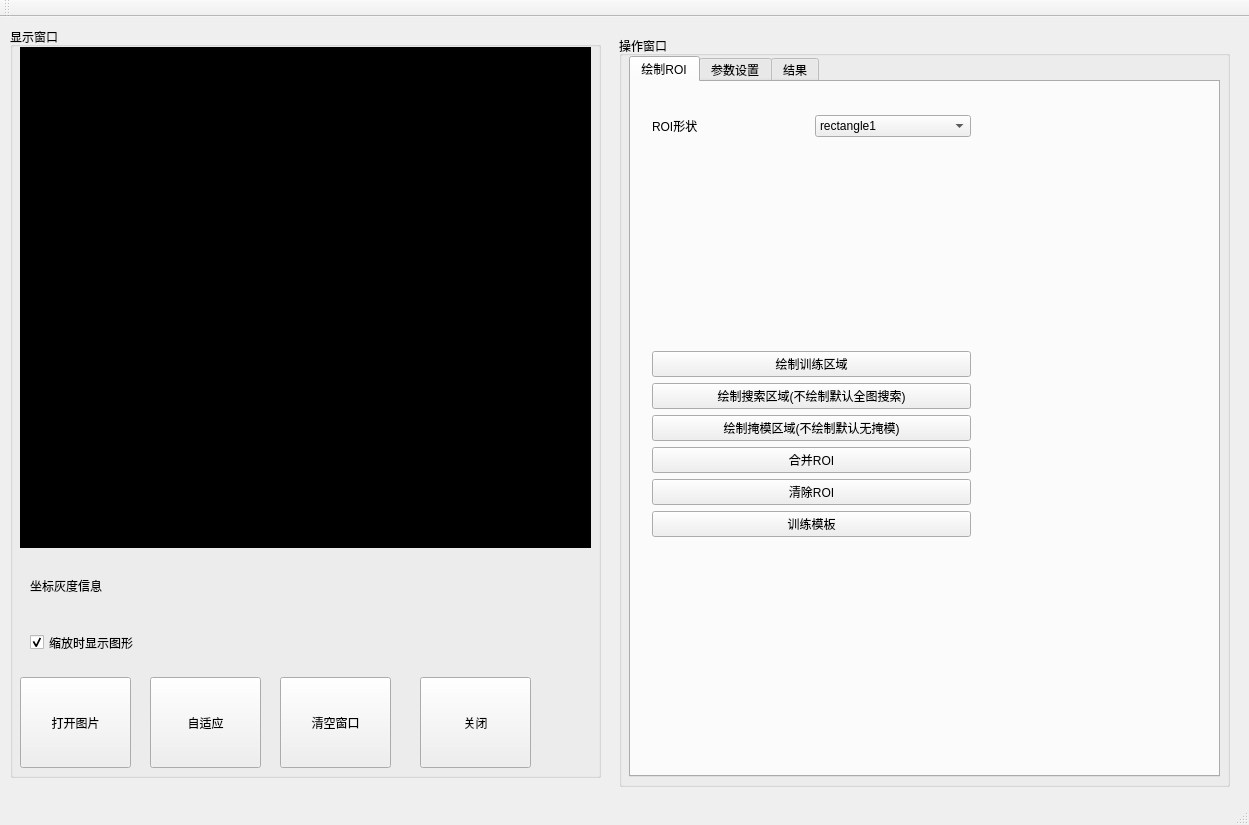
<?xml version="1.0" encoding="UTF-8"?>
<ui version="4.0">
 <class>TemplateWindowClass</class>
 <widget class="QMainWindow" name="TemplateWindowClass">
  <property name="geometry">
   <rect>
    <x>0</x>
    <y>0</y>
    <width>1249</width>
    <height>825</height>
   </rect>
  </property>
  <property name="windowTitle">
   <string>TemplateWindow</string>
  </property>
  <widget class="QWidget" name="centralWidget">
   <widget class="QGroupBox" name="groupBox">
    <property name="geometry">
     <rect>
      <x>10</x>
      <y>10</y>
      <width>591</width>
      <height>751</height>
     </rect>
    </property>
    <property name="title">
     <string>显示窗口</string>
    </property>
    <widget class="CMyLabel" name="lbl_Window">
     <property name="geometry">
      <rect>
       <x>10</x>
       <y>20</y>
       <width>571</width>
       <height>501</height>
      </rect>
     </property>
     <property name="styleSheet">
      <string notr="true">background-color: rgb(0, 0, 0);</string>
     </property>
     <property name="text">
      <string/>
     </property>
    </widget>
    <widget class="QPushButton" name="pBtn_ReadImage">
     <property name="geometry">
      <rect>
       <x>10</x>
       <y>650</y>
       <width>111</width>
       <height>91</height>
      </rect>
     </property>
     <property name="text">
      <string>打开图片</string>
     </property>
    </widget>
    <widget class="QPushButton" name="pBtn_FitImage">
     <property name="geometry">
      <rect>
       <x>140</x>
       <y>650</y>
       <width>111</width>
       <height>91</height>
      </rect>
     </property>
     <property name="text">
      <string>自适应</string>
     </property>
    </widget>
    <widget class="QLabel" name="lbl_Status">
     <property name="geometry">
      <rect>
       <x>20</x>
       <y>550</y>
       <width>561</width>
       <height>18</height>
      </rect>
     </property>
     <property name="text">
      <string>坐标灰度信息</string>
     </property>
    </widget>
    <widget class="QPushButton" name="btn_ClearWindow">
     <property name="geometry">
      <rect>
       <x>270</x>
       <y>650</y>
       <width>111</width>
       <height>91</height>
      </rect>
     </property>
     <property name="text">
      <string>清空窗口</string>
     </property>
    </widget>
    <widget class="QCheckBox" name="ckb_ShowObj">
     <property name="geometry">
      <rect>
       <x>20</x>
       <y>600</y>
       <width>131</width>
       <height>31</height>
      </rect>
     </property>
     <property name="text">
      <string>缩放时显示图形</string>
     </property>
     <property name="checked">
      <bool>true</bool>
     </property>
    </widget>
    <widget class="QPushButton" name="btn_Hide">
     <property name="geometry">
      <rect>
       <x>410</x>
       <y>650</y>
       <width>111</width>
       <height>91</height>
      </rect>
     </property>
     <property name="text">
      <string>关闭</string>
     </property>
    </widget>
   </widget>
   <widget class="QGroupBox" name="groupBox_2">
    <property name="geometry">
     <rect>
      <x>619</x>
      <y>19</y>
      <width>611</width>
      <height>751</height>
     </rect>
    </property>
    <property name="title">
     <string>操作窗口</string>
    </property>
    <widget class="QTabWidget" name="tabWidget_2">
     <property name="geometry">
      <rect>
       <x>10</x>
       <y>20</y>
       <width>591</width>
       <height>721</height>
      </rect>
     </property>
     <property name="currentIndex">
      <number>0</number>
     </property>
     <widget class="QWidget" name="tab_10">
      <attribute name="title">
       <string>绘制ROI</string>
      </attribute>
      <widget class="QWidget" name="layoutWidget">
       <property name="geometry">
        <rect>
         <x>10</x>
         <y>22</y>
         <width>341</width>
         <height>651</height>
        </rect>
       </property>
       <layout class="QVBoxLayout" name="verticalLayout_6">
        <item>
         <layout class="QHBoxLayout" name="horizontalLayout_5">
          <item>
           <widget class="QLabel" name="label_28">
            <property name="text">
             <string>ROI形状</string>
            </property>
           </widget>
          </item>
          <item>
           <widget class="QComboBox" name="cmb_RoiShape_Template">
            <item>
             <property name="text">
              <string>rectangle1</string>
             </property>
            </item>
            <item>
             <property name="text">
              <string>rectangle2</string>
             </property>
            </item>
            <item>
             <property name="text">
              <string>circle</string>
             </property>
            </item>
            <item>
             <property name="text">
              <string>ellipse</string>
             </property>
            </item>
            <item>
             <property name="text">
              <string>polygon</string>
             </property>
            </item>
           </widget>
          </item>
         </layout>
        </item>
        <item>
         <spacer name="verticalSpacer">
          <property name="orientation">
           <enum>Qt::Vertical</enum>
          </property>
          <property name="sizeHint" stdset="0">
           <size>
            <width>20</width>
            <height>78</height>
           </size>
          </property>
         </spacer>
        </item>
        <item>
         <layout class="QVBoxLayout" name="verticalLayout_5">
          <item>
           <widget class="QPushButton" name="btn_DrawTrainRoi_Template">
            <property name="text">
             <string>绘制训练区域</string>
            </property>
           </widget>
          </item>
          <item>
           <widget class="QPushButton" name="btn_DrawSearchRoi_Template">
            <property name="text">
             <string>绘制搜索区域(不绘制默认全图搜索)</string>
            </property>
           </widget>
          </item>
          <item>
           <widget class="QPushButton" name="btn_DrawShaddowRoi_Template">
            <property name="text">
             <string>绘制掩模区域(不绘制默认无掩模)</string>
            </property>
           </widget>
          </item>
          <item>
           <widget class="QPushButton" name="btn_UnionRoi_Template">
            <property name="text">
             <string>合并ROI</string>
            </property>
           </widget>
          </item>
          <item>
           <widget class="QPushButton" name="btn_ClearRoi_Template">
            <property name="text">
             <string>清除ROI</string>
            </property>
           </widget>
          </item>
          <item>
           <widget class="QPushButton" name="btn_Train_Template">
            <property name="text">
             <string>训练模板</string>
            </property>
           </widget>
          </item>
         </layout>
        </item>
        <item>
         <spacer name="verticalSpacer_2">
          <property name="orientation">
           <enum>Qt::Vertical</enum>
          </property>
          <property name="sizeHint" stdset="0">
           <size>
            <width>20</width>
            <height>58</height>
           </size>
          </property>
         </spacer>
        </item>
       </layout>
      </widget>
     </widget>
     <widget class="QWidget" name="tab_7">
      <attribute name="title">
       <string>参数设置</string>
      </attribute>
      <widget class="QWidget" name="layoutWidget_2">
       <property name="geometry">
        <rect>
         <x>22</x>
         <y>12</y>
         <width>531</width>
         <height>661</height>
        </rect>
       </property>
       <layout class="QHBoxLayout" name="horizontalLayout">
        <item>
         <layout class="QVBoxLayout" name="verticalLayout_2">
          <item>
           <widget class="QLabel" name="label">
            <property name="text">
             <string>匹配方式</string>
            </property>
           </widget>
          </item>
          <item>
           <widget class="QLabel" name="label_2">
            <property name="text">
             <string>金字塔(-1默认auto)</string>
            </property>
           </widget>
          </item>
          <item>
           <widget class="QLabel" name="label_3">
            <property name="text">
             <string>起始角度</string>
            </property>
           </widget>
          </item>
          <item>
           <widget class="QLabel" name="label_4">
            <property name="text">
             <string>终止角度</string>
            </property>
           </widget>
          </item>
          <item>
           <widget class="QLabel" name="label_5">
            <property name="text">
             <string>角度步长(0默认auto)</string>
            </property>
           </widget>
          </item>
          <item>
           <widget class="QLabel" name="label_6">
            <property name="text">
             <string>最小行缩放</string>
            </property>
           </widget>
          </item>
          <item>
           <widget class="QLabel" name="label_7">
            <property name="text">
             <string>最大行缩放</string>
            </property>
           </widget>
          </item>
          <item>
           <widget class="QLabel" name="label_8">
            <property name="text">
             <string>行方向缩放步长(0默认auto)</string>
            </property>
           </widget>
          </item>
          <item>
           <widget class="QLabel" name="label_9">
            <property name="text">
             <string>最小列缩放</string>
            </property>
           </widget>
          </item>
          <item>
           <widget class="QLabel" name="label_10">
            <property name="text">
             <string>最大列缩放</string>
            </property>
           </widget>
          </item>
          <item>
           <widget class="QLabel" name="label_11">
            <property name="text">
             <string>列方向缩放步长(0默认auto)</string>
            </property>
           </widget>
          </item>
          <item>
           <widget class="QLabel" name="label_12">
            <property name="text">
             <string>优化算法</string>
            </property>
           </widget>
          </item>
          <item>
           <widget class="QLabel" name="label_13">
            <property name="text">
             <string>极性</string>
            </property>
           </widget>
          </item>
          <item>
           <widget class="QLabel" name="label_14">
            <property name="text">
             <string>对比度(0默认auto)</string>
            </property>
           </widget>
          </item>
          <item>
           <widget class="QLabel" name="label_15">
            <property name="text">
             <string>最小对比度(0默认auto)</string>
            </property>
           </widget>
          </item>
          <item>
           <widget class="QLabel" name="label_22">
            <property name="text">
             <string>最小分数</string>
            </property>
           </widget>
          </item>
          <item>
           <widget class="QLabel" name="label_23">
            <property name="text">
             <string>匹配个数</string>
            </property>
           </widget>
          </item>
          <item>
           <widget class="QLabel" name="label_24">
            <property name="text">
             <string>最大重叠</string>
            </property>
           </widget>
          </item>
          <item>
           <widget class="QLabel" name="label_25">
            <property name="text">
             <string>亚像素</string>
            </property>
           </widget>
          </item>
          <item>
           <widget class="QLabel" name="label_27">
            <property name="text">
             <string>贪婪系数</string>
            </property>
           </widget>
          </item>
         </layout>
        </item>
        <item>
         <layout class="QVBoxLayout" name="verticalLayout">
          <item>
           <widget class="QComboBox" name="cmb_MatchMethod_Train">
            <item>
             <property name="text">
              <string>基于形状无缩放</string>
             </property>
            </item>
            <item>
             <property name="text">
              <string>基于形状无缩放自动参数</string>
             </property>
            </item>
            <item>
             <property name="text">
              <string>基于形状同步缩放</string>
             </property>
            </item>
            <item>
             <property name="text">
              <string>基于形状同步缩放自动参数</string>
             </property>
            </item>
            <item>
             <property name="text">
              <string>基于形状异步缩放</string>
             </property>
            </item>
            <item>
             <property name="text">
              <string>基于形状异步缩放自动参数</string>
             </property>
            </item>
            <item>
             <property name="text">
              <string>基于互相关</string>
             </property>
            </item>
            <item>
             <property name="text">
              <string>基于互相关自动参数</string>
             </property>
            </item>
           </widget>
          </item>
          <item>
           <widget class="QSpinBox" name="spb_NumLevels_Train">
            <property name="minimum">
             <number>-1</number>
            </property>
            <property name="maximum">
             <number>10</number>
            </property>
            <property name="value">
             <number>-1</number>
            </property>
           </widget>
          </item>
          <item>
           <widget class="QDoubleSpinBox" name="dspb_AngleStart_Train">
            <property name="decimals">
             <number>2</number>
            </property>
            <property name="minimum">
             <double>-180.000000000000000</double>
            </property>
            <property name="maximum">
             <double>0.000000000000000</double>
            </property>
            <property name="singleStep">
             <double>0.010000000000000</double>
            </property>
            <property name="value">
             <double>-30.000000000000000</double>
            </property>
           </widget>
          </item>
          <item>
           <widget class="QDoubleSpinBox" name="dspb_AngleExtent_Train">
            <property name="decimals">
             <number>2</number>
            </property>
            <property name="maximum">
             <double>180.000000000000000</double>
            </property>
            <property name="singleStep">
             <double>0.010000000000000</double>
            </property>
            <property name="value">
             <double>30.000000000000000</double>
            </property>
           </widget>
          </item>
          <item>
           <widget class="QDoubleSpinBox" name="dspb_AngleStep_Train">
            <property name="decimals">
             <number>4</number>
            </property>
            <property name="maximum">
             <double>0.196300000000000</double>
            </property>
            <property name="singleStep">
             <double>0.000100000000000</double>
            </property>
            <property name="value">
             <double>0.000000000000000</double>
            </property>
           </widget>
          </item>
          <item>
           <widget class="QDoubleSpinBox" name="dspb_ScaleRMin_Train">
            <property name="decimals">
             <number>1</number>
            </property>
            <property name="maximum">
             <double>1.000000000000000</double>
            </property>
            <property name="singleStep">
             <double>0.100000000000000</double>
            </property>
            <property name="value">
             <double>1.000000000000000</double>
            </property>
           </widget>
          </item>
          <item>
           <widget class="QDoubleSpinBox" name="dspb_ScaleRMax_Train">
            <property name="decimals">
             <number>1</number>
            </property>
            <property name="minimum">
             <double>1.000000000000000</double>
            </property>
            <property name="maximum">
             <double>2.000000000000000</double>
            </property>
            <property name="singleStep">
             <double>0.100000000000000</double>
            </property>
           </widget>
          </item>
          <item>
           <widget class="QDoubleSpinBox" name="dspb_ScaleRStep_Train">
            <property name="maximum">
             <double>1.000000000000000</double>
            </property>
            <property name="singleStep">
             <double>0.010000000000000</double>
            </property>
            <property name="value">
             <double>0.000000000000000</double>
            </property>
           </widget>
          </item>
          <item>
           <widget class="QDoubleSpinBox" name="dspb_ScaleCMin_Train">
            <property name="decimals">
             <number>1</number>
            </property>
            <property name="maximum">
             <double>1.000000000000000</double>
            </property>
            <property name="singleStep">
             <double>0.100000000000000</double>
            </property>
            <property name="value">
             <double>1.000000000000000</double>
            </property>
           </widget>
          </item>
          <item>
           <widget class="QDoubleSpinBox" name="dspb_ScaleCMax_Train">
            <property name="decimals">
             <number>1</number>
            </property>
            <property name="minimum">
             <double>1.000000000000000</double>
            </property>
            <property name="maximum">
             <double>2.000000000000000</double>
            </property>
            <property name="singleStep">
             <double>0.100000000000000</double>
            </property>
           </widget>
          </item>
          <item>
           <widget class="QDoubleSpinBox" name="dspb_ScaleCStep_Train">
            <property name="maximum">
             <double>1.000000000000000</double>
            </property>
            <property name="singleStep">
             <double>0.010000000000000</double>
            </property>
            <property name="value">
             <double>0.000000000000000</double>
            </property>
           </widget>
          </item>
          <item>
           <widget class="QComboBox" name="cmb_Optimization_Train">
            <item>
             <property name="text">
              <string>auto</string>
             </property>
            </item>
            <item>
             <property name="text">
              <string>no_pregeneration</string>
             </property>
            </item>
            <item>
             <property name="text">
              <string>none</string>
             </property>
            </item>
            <item>
             <property name="text">
              <string>point_reduction_high</string>
             </property>
            </item>
            <item>
             <property name="text">
              <string>point_reduction_low</string>
             </property>
            </item>
            <item>
             <property name="text">
              <string>point_reduction_medium</string>
             </property>
            </item>
            <item>
             <property name="text">
              <string>pregeneration</string>
             </property>
            </item>
           </widget>
          </item>
          <item>
           <widget class="QComboBox" name="cmb_Metric_Train">
            <item>
             <property name="text">
              <string>use_polarity</string>
             </property>
            </item>
            <item>
             <property name="text">
              <string>ignore_color_polarity</string>
             </property>
            </item>
            <item>
             <property name="text">
              <string>ignore_global_polarity</string>
             </property>
            </item>
            <item>
             <property name="text">
              <string>ignore_local_polarity</string>
             </property>
            </item>
           </widget>
          </item>
          <item>
           <widget class="QSpinBox" name="spb_Contrast_Train">
            <property name="maximum">
             <number>255</number>
            </property>
            <property name="value">
             <number>50</number>
            </property>
           </widget>
          </item>
          <item>
           <widget class="QSpinBox" name="spb_MinContrast_Train">
            <property name="maximum">
             <number>255</number>
            </property>
            <property name="value">
             <number>20</number>
            </property>
           </widget>
          </item>
          <item>
           <widget class="QDoubleSpinBox" name="dspb_MinScore_Run">
            <property name="maximum">
             <double>1.000000000000000</double>
            </property>
            <property name="singleStep">
             <double>0.010000000000000</double>
            </property>
            <property name="value">
             <double>0.500000000000000</double>
            </property>
           </widget>
          </item>
          <item>
           <widget class="QSpinBox" name="spb_NumMatches_Run">
            <property name="maximum">
             <number>100</number>
            </property>
            <property name="value">
             <number>1</number>
            </property>
           </widget>
          </item>
          <item>
           <widget class="QDoubleSpinBox" name="dspb_MaxOverlap_Run">
            <property name="maximum">
             <double>1.000000000000000</double>
            </property>
            <property name="singleStep">
             <double>0.010000000000000</double>
            </property>
            <property name="value">
             <double>0.500000000000000</double>
            </property>
           </widget>
          </item>
          <item>
           <widget class="QComboBox" name="cmb_SubPixel_Run">
            <item>
             <property name="text">
              <string>none</string>
             </property>
            </item>
            <item>
             <property name="text">
              <string>interpolation</string>
             </property>
            </item>
            <item>
             <property name="text">
              <string>least_squares</string>
             </property>
            </item>
            <item>
             <property name="text">
              <string>least_squares_high</string>
             </property>
            </item>
            <item>
             <property name="text">
              <string>least_squares_very_high</string>
             </property>
            </item>
           </widget>
          </item>
          <item>
           <widget class="QDoubleSpinBox" name="dspb_Greediness_Run">
            <property name="maximum">
             <double>1.000000000000000</double>
            </property>
            <property name="singleStep">
             <double>0.010000000000000</double>
            </property>
            <property name="value">
             <double>0.900000000000000</double>
            </property>
           </widget>
          </item>
         </layout>
        </item>
       </layout>
      </widget>
     </widget>
     <widget class="QWidget" name="tab_9">
      <attribute name="title">
       <string>结果</string>
      </attribute>
      <widget class="QWidget" name="layoutWidget_3">
       <property name="geometry">
        <rect>
         <x>11</x>
         <y>19</y>
         <width>571</width>
         <height>661</height>
        </rect>
       </property>
       <layout class="QGridLayout" name="gridLayout_2">
        <item row="0" column="0">
         <layout class="QHBoxLayout" name="horizontalLayout_4">
          <item>
           <layout class="QHBoxLayout" name="horizontalLayout_3">
            <item>
             <widget class="QPushButton" name="btn_FindTemplate">
              <property name="text">
               <string>查找模板</string>
              </property>
             </widget>
            </item>
            <item>
             <widget class="QPushButton" name="btn_SaveTemplateData">
              <property name="text">
               <string>参数保存</string>
              </property>
             </widget>
            </item>
            <item>
             <widget class="QPushButton" name="btn_ReadTemplateData">
              <property name="text">
               <string>参数加载</string>
              </property>
             </widget>
            </item>
           </layout>
          </item>
          <item>
           <widget class="QLabel" name="lbl_RunTemplateCT">
            <property name="text">
             <string>运行时间</string>
            </property>
           </widget>
          </item>
         </layout>
        </item>
        <item row="1" column="0">
         <layout class="QHBoxLayout" name="horizontalLayout_153">
          <item>
           <layout class="QHBoxLayout" name="horizontalLayout_124"/>
          </item>
         </layout>
        </item>
        <item row="2" column="0">
         <spacer name="verticalSpacer_3">
          <property name="orientation">
           <enum>Qt::Vertical</enum>
          </property>
          <property name="sizeHint" stdset="0">
           <size>
            <width>20</width>
            <height>88</height>
           </size>
          </property>
         </spacer>
        </item>
        <item row="3" column="0">
         <widget class="QTableWidget" name="tablewidget_Result_Template"/>
        </item>
       </layout>
      </widget>
     </widget>
    </widget>
   </widget>
  </widget>
  <widget class="QMenuBar" name="menuBar">
   <property name="geometry">
    <rect>
     <x>0</x>
     <y>0</y>
     <width>1249</width>
     <height>23</height>
    </rect>
   </property>
  </widget>
  <widget class="QToolBar" name="mainToolBar">
   <attribute name="toolBarArea">
    <enum>TopToolBarArea</enum>
   </attribute>
   <attribute name="toolBarBreak">
    <bool>false</bool>
   </attribute>
  </widget>
  <widget class="QStatusBar" name="statusBar"/>
 </widget>
 <layoutdefault spacing="6" margin="11"/>
 <customwidgets>
  <customwidget>
   <class>CMyLabel</class>
   <extends>QLabel</extends>
   <header>cmylabel.h</header>
  </customwidget>
 </customwidgets>
 <resources/>
 <connections/>
</ui>
